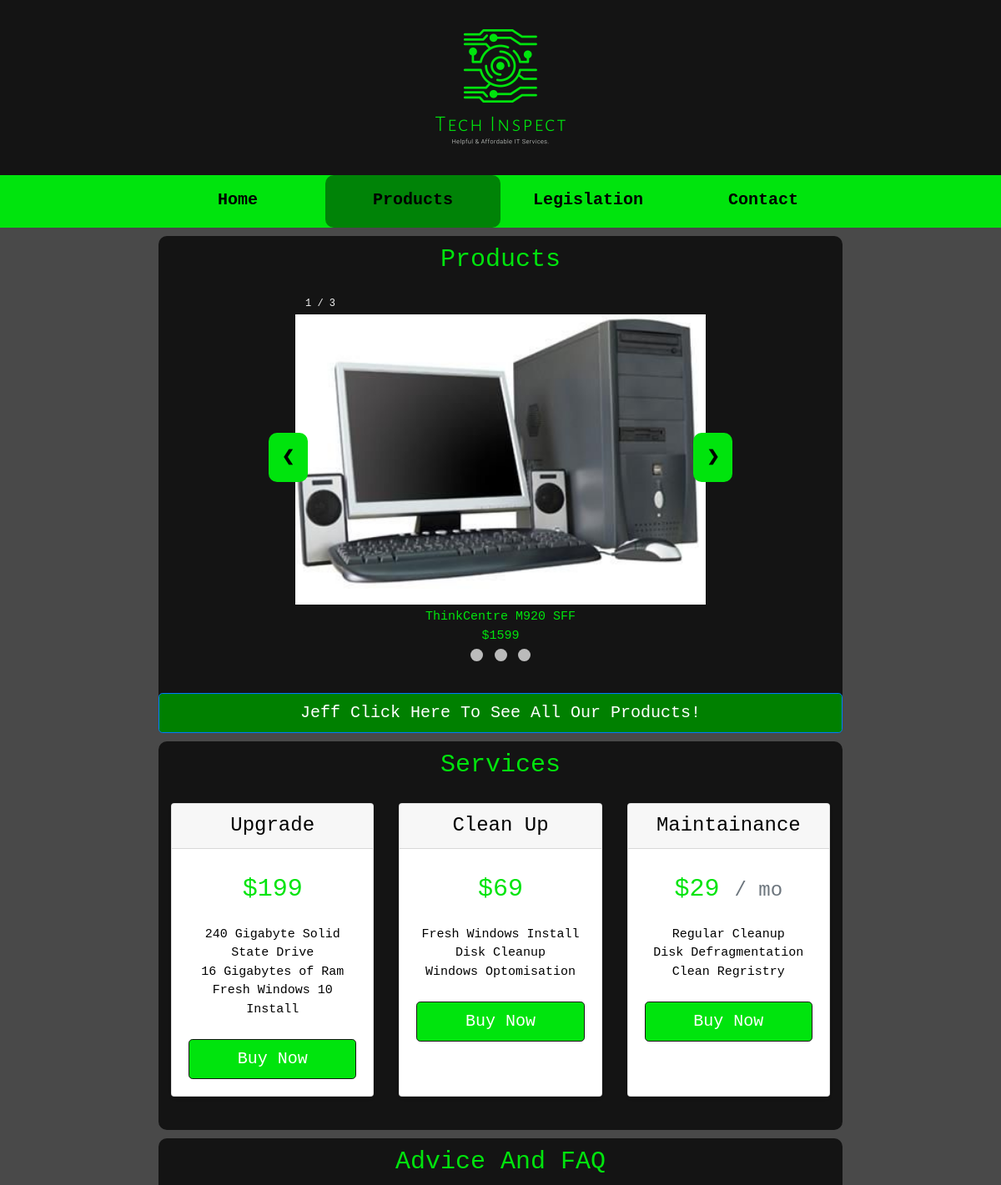
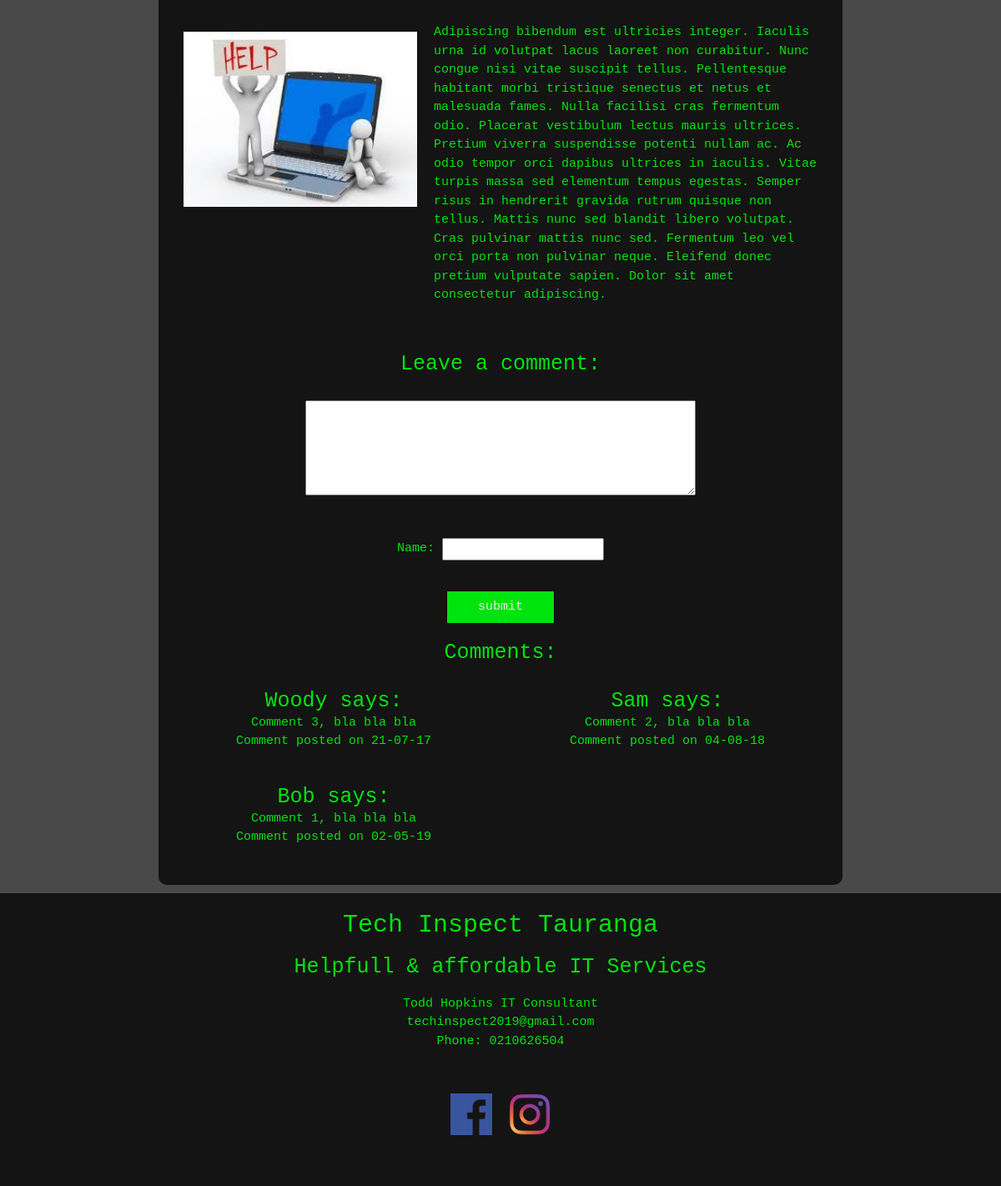
/pages/products, run on the app's committed database (2 pictures, top to bottom).
### tables this page shows
CREATE TABLE Content (
  IDN varchar(10) ,
  Properties TEXT,
  Something VARCHAR(20),
  PRIMARY KEY (IDN)
	
);

CREATE TABLE Images (
  Indx VARCHAR(10),
  Prop TEXT
	
);

create TABLE Comments (
  Indx int not null AUTO_INCREMENT,
  Prop TEXT,
  FName varchar(30),
  TDate varchar (15),
  Approval int (15),
  PRIMARY KEY (Indx)
	
);

### app/controllers/Pages.php (called while the page is built, shortened)
<?php
    class Pages extends Controller {
      public function __construct() {
        $this->_page = $this->model('_content');
      }
      public function products(){
        $title = $this->_page->title();
        $paragraph = $this->_page->paragraph();
        $image = $this->_page->image();
        $comments = $this->_page->comments();
        $data = [
         'title' => $title,
         'paragraph' => $paragraph,
         'image' => $image,
         'comments' => $comments,
         'title2' => ""
       ];
        $this->view('pages/template_products', $data);
       }
    }

### app/libraries/Core.php (called while the page is built, shortened)
<?php
    class Core {
        protected $currentMethod = 'index';
        public function __construct() {
            $url = $this->getURL();
            if(file_exists('../app/controllers/' . ucwords($url[0]) . '.php')) {
                unset($url[0]);
            }
            $this->currentController = new $this->currentController;
            if(isset($url[1])) {
                if(method_exists($this->currentController, $url[1])) {
                    $this->currentMethod = $url[1];
                    unset($url[1]);
                }
            }
            $this->params = $url ? array_values($url) : [null];
            call_user_func_array([$this->currentController, $this->currentMethod], $this->params);
        }
        public function getURL() {
            if(isset($_GET['url'])) {
                $url = rtrim($_GET['url'], '/');
                $url = filter_var($url, FILTER_SANITIZE_URL);
                $url = explode('/', $url);
                return $url;
            }
        }
    }
?>

### public/index.php (called while the page is built, shortened)
<?php
    $init = new Core();
?>

### app/libraries/Database.php (called while the page is built, shortened)
<?php
    class Database {
        private $host = DBHOST;
        private $user = DBUSER;
        private $pass = DBPASS;
        private $dbname = DBNAME;
        private $dbh;
        private $stmt;
        public function __construct() {
            $dsn = "mysql:host=".$this->host.";dbname=".$this->dbname;
            $options = [
                PDO::ATTR_PERSISTENT => true,
                PDO::ATTR_ERRMODE => PDO::ERRMODE_EXCEPTION
            ];
            try {
                $this->dbh = new PDO($dsn, $this->user, $this->pass, $options);
            } catch (PDOException $e) {
                $this->error = $e->getMessage();
                echo $this->error;
            }
        }
        public function query($sql) {
            $this->stmt = $this->dbh->prepare($sql);
        }
        public function execute() {
            return $this->stmt->execute();
        }
        public function resultSet() {
            $this->execute();
            return  $this->stmt->fetchAll(PDO::FETCH_ASSOC);
        }
    }
?>

### app/models/_content.php (called while the page is built, shortened)
<?php
class _content{
    private $db;
    public function __construct() {
        $this->db = new Database;
    }
    public function title() {
        $this->db->query('SELECT * FROM Content ');
        return $this->db->resultSet();
    }
    public function paragraph() {
        $this->db->query('SELECT * FROM Content ');
        return $this->db->resultSet();
    }
    public function image(){
        $this->db->query('SELECT * FROM Images');
        return $this->db->resultSet();
    }
    public function comments(){
        $this->db->query('SELECT * FROM Comments WHERE Approval = 1 ORDER BY TDate desc');
        return $this->db->resultSet();
    }
}

### app/views/pages/template_products.php (the view, shortened to what this page needs)
<?php include(APPROOT . "/views/includes/header.php"); ?>
<section>
        <div class="container1">
            <div class="content3">
                <div class="box1">
                    <h1><?php echo $data['title'][10]['Properties']; ?></h1>
                    <div class="slideshow-container1">
                        <div class="mySlides1 fade1">
                            <div class="numbertext1">1 / 3</div>
                            <a href="<?php echo URLROOT . '/Pages/singleProduct/8'?>"> <img src="<?php echo $data['image'][3]['Prop']; ?>" style="width:100%"></a>
                            <div class="text1"><?php echo $data['title'][11]['Properties']; ?></div>
                        </div>
                        <a class="prev1" onclick="plusSlides(-1)">&#10094;</a>
                        <a class="next1" onclick="plusSlides(1)">&#10095;</a>
                    </div>
                    <br>
                    <div style="text-align:center">
                        <span class="dot1" onclick="currentSlide(1)"></span>
                        <span class="dot1" onclick="currentSlide(2)"></span>
                        <span class="dot1" onclick="currentSlide(3)"></span>
                    </div>
                    <form action="<?php echo URLROOT . 'pages/productlist/'; ?>">
                    <button type="submit"  style="background-color:green;" class="btn btn-lg btn-block btn-primary">Jeff Click Here To See All Our Products! </button>
                    </form>
                  </div>
                <div class="box2">
                    <h1>Services</h1>
                    <div class="container">
                    <div class="card-deck mb-3 text-center">
                              <div class="card mb-4 shadow-sm">
                                <div class="card-header">
                                  <h4 class="my-0 font-weight-normal"><?php echo $data['title'][4]['Properties']; ?></h4>
                                </div>
                                <div class="card-body">
                                  <h1 class="card-title pricing-card-title">$199<small class="text-muted"></small></h1>
                                  <ul class="list-unstyled mt-3 mb-4">
                                    <li><?php echo $data['title'][7]['Properties']; ?></li>
                                  </ul>
                                  <button type="button" class="btn btn-lg btn-block btn-primary">Buy Now</button>
                                </div>
                              </div>
                              <div class="card mb-4 shadow-sm">
                                <div class="card-header">
                                  <h4 class="my-0 font-weight-normal"><?php echo $data['title'][5]['Properties']; ?></h4>
                                </div>
                                <div class="card-body">
                                  <h1 class="card-title pricing-card-title">$69 <small class="text-muted"></small></h1>
                                  <ul class="list-unstyled mt-3 mb-4">
                                    <li><?php echo $data['title'][8]['Properties']; ?></li>
                                  </ul>
                                  <button type="button" class="btn btn-lg btn-block btn-primary">Buy Now</button>
                                </div>
                              </div>
                              <div class="card mb-4 shadow-sm">
                                <div class="card-header">
                                  <h4 class="my-0 font-weight-normal"><?php echo $data['title'][12]['Properties']; ?></h4>
                                </div>
                                <div class="card-body">
                                  <h1 class="card-title pricing-card-title">$29 <small class="text-muted">/ mo</small></h1>
                                  <ul class="list-unstyled mt-3 mb-4">
                                    <li><?php echo $data['title'][9]['Properties']; ?></li>
                                  </ul>
                                  <button type="button" class="btn btn-lg btn-block btn-primary">Buy Now</button>
                                </div>
                              </div>
                            </div>
                          </div>
                </div>
                <div class="box3">
                    <h1><?php echo $data['title'][18]['Properties'];  ?></h1>
                    <div class="para1">
                            <img src="<?php echo $data['image'][2]['Prop']; ?>"  alt="help">
                        <p><?php echo $data['paragraph'][19]['Properties']; ?></p>
                    </div>
                    <div id="center">
                    <h2><?php echo $data['title'][20]['Properties']; ?></h2>
                    <form name="form3" class="form2" action="<?php echo URLROOT . 'pages/processFrom/'; ?>" onsubmit="return validation3()" method="POST" >
                    <div><textarea name="Prop" id="Prop" cols="50vw" rows="5"></textarea></div>
                   <br> <p>Name: <input type="text" name="FName" id="FName"></p>
                    <input type="submit" class="button2" value="submit"> <br>
                    <h2>Comments:</h2>
                    <div style="display: grid;
  grid-template-columns: 1fr 1fr  ; grid-gap:20px; padding-left:20px; padding-right:20px;">
                    <?php
                      $output = "";
                      foreach($data['comments'] as $item) {
                      $output .= "<div style='padding-bottom:20px; '><h2 style='padding:0; margin:0;'>";
                      $output .= $item['FName'];
                      $output .= " says:</h2>";
                      $output .= "<p style='padding:0; margin:0;'>";
                      $output .= $item['Prop'];
                      $output .= " <br>Comment posted on ";
                      $output .= $item['TDate'];
                      $output .= "</p>";
                      $output .= "</h2></div>";
                    }
                    echo $output;
                ?></div>
                    </form>
                    </div>
                </div>
            </div>
        </div>
    </section>
<?php include(APPROOT . "/views/includes/footer.php"); ?>

### app/libraries/Controller.php (shortened to what this page needs)
<?php
    class Controller {
        public function model($model) {
            if(file_exists('../app/models/' . $model . '.php')) {
                return new $model();
            } else {
                die('Model does not exists');
            }
        }
        public function view($view, $data = []) {
            if(file_exists('../app/views/' . $view . '.php')) {
                require_once '../app/views/' . $view . '.php';
            } else {
                die('View does not exists');
            }
        }
    }
?>

### app/views/includes/header.php (shortened to what this page needs)
<!DOCTYPE html>
<html lang="en">
<head>
    <link rel="stylesheet" href="https://stackpath.bootstrapcdn.com/bootstrap/4.1.3/css/bootstrap.min.css">
    <link rel="stylesheet" href="/css/style2.css" type="text/css" />
</head>
<body>
<header>
    <div class="branding">
        <img id="banner" src="/images/banner.png" alt="banner">
    </div>
    <nav>  <ul>
        <li class="current" id="1" ><a href='/pages/index'>Home</a></li>
        <li id="2"><a href='/pages/products'>Products</a> </li>
        <li id="3"><a href='/pages/legislation'>Legislation</a> </li>
        <li id="4"><a href='/pages/contact'>Contact</a> </li>
    </ul>
    </nav>
</header>

### app/views/includes/footer.php (shortened to what this page needs)
<footer>
        <div class="FooterInfo">
            <h1 class=footbox1>Tech Inspect Tauranga </h1>
            <h2 class=footbox2>Helpfull & affordable IT Services</h2>
            <p class=footbox3>Todd Hopkins IT Consultant<br>techinspect2019@gmail.com<br>Phone: 0210626504</p>
            <p> <a href="www.facebook.com/savyit"><img class="icons" src="/images/fbk.png"alt="Facebook"></a> <a href=""><img class="icons" src="/images/igm.png"alt="Instagram"></a> </p>
        </div>
</footer>
</body>

### public/css/style2.css (style rules this page uses)
* { padding:0; margin:0; }
:root { --MainContainerWidth: 70%; --BoxColour:#141414; --TechGreen: #00e40d; --TechBlack:#141414; }
body { font-family: 'Courier New', Courier, monospace; font-size: 15px; line-height: 1.5; padding: 0; margin: 0 ; }
#banner { width: var(--MainContainerWidth); }
header { text-align: center; background-color: var(--TechBlack); }
nav { background-color:var(--TechGreen); text-align: center; }
nav ul li { display: inline; padding-bottom: 18px; padding-top: 15px ; }
nav ul { display: grid; grid-template-columns: 1fr 1fr 1fr 1fr ; width:var(--MainContainerWidth); margin:0 auto; }
nav a { color: black ; font-size: 20px; font-weight:bold; }
nav .current { background-color:#008307; border-radius: 10px; }
h1 { font-size:30px; color: var(--TechGreen); text-align: center; padding:10px; font-weight: normal; }
h2 { font-size: 25px; color:var(--TechGreen); padding: 20px; }
p { color: var(--TechGreen); padding: 20px; }
.container1 { background-color: rgb(73, 73, 73); color: black; width:100%; }
.form2 { padding-bottom:25px; }
.form2 .button2 { background-color: var(--TechGreen); height:40px; color:#e8e8e8; border: #030303 1px solid; width:130px; }
.content3 { display:grid; grid-template-areas: 'box1' 'box2' 'box3'; grid-gap: 10px; width: var(--MainContainerWidth); margin:0 auto; padding-top:10px; padding-left:10px; padding-right:10px; }
.box1 { grid-area: box1; background-color:var(--BoxColour); border-radius: 10px; text-align: center; }
.box2 { grid-area: box2; background-color:var(--BoxColour); border-radius: 10px; }
.box3 { grid-area: box3; background-color:var(--BoxColour); border-radius: 10px; margin-bottom: 10px; }
.container { padding-top:10px }
.container .btn { background-color:var(--TechGreen); border-color: var(--TechBlack); }
#center { text-align: center; }
.para1 { display:grid ; grid-template-columns: 3fr 5fr; padding-left:10px; padding-right:10px; }
.para1 img { padding-top: 30px; width: 100%; padding-left:20px; }
footer { background-color: var(--TechBlack); color:var(--TechGreen); }
.FooterInfo { width:var(--MainContainerWidth); margin:0 auto; text-align: center; padding-top:20px; padding-bottom:20px; display:grid; grid-template-areas: "footbox1 " "footbox2 " "footbox3 " ; grid-gap: 10px; }
.footbox1 { text-align: center; grid-area: footbox1; font-weight: normal; padding:0; }
.footbox2 { text-align: center; grid-area: footbox2; font-weight: normal; padding:0; }
.footbox3 { text-align: center; grid-area: footbox3; font-weight: normal; padding:0; }
.icons { width:50px; margin:5px; }
* { box-sizing:border-box }
.slideshow-container1 { width: 60%; position: relative; margin: auto; padding-top:30px; padding-bottom: 10px; }
.mySlides1 { display: none; }
.prev1, .next1 { cursor: pointer; position: absolute; top: 50%; margin-top: -22px; padding: 16px; color: var(--TechBlack); font-weight: bold; font-size: 18px; transition: 0.6s ease; border-radius: 0 3px 3px 0; user-select: none; }
.next1 { left: 97%; border-radius: 3px 0 0 3px; background-color:var(--TechGreen); border-radius: 10px; }
.prev1 { right:97%; background-color:var(--TechGreen); border-radius: 10px; }
.text1 { color: var(--TechGreen); font-size: 15px; padding: 8px 12px; position: absolute; bottom: -47px; width: 100%; text-align: center; }
.numbertext1 { color: #f2f2f2; font-size: 12px; padding: 8px 12px; position: absolute; top: 0; }
.dot1 { cursor: pointer; height: 15px; width: 15px; margin: 0 2px; background-color: #bbb; border-radius: 50%; display: inline-block; transition: background-color 0.6s ease; margin-bottom: 30px; margin-top: 20px }

### data on the page
content: Properties "Products"
images: Prop (picture)
content: Properties "ThinkCentre M920 SFF $1599"
content: Properties "Upgrade"
content: Properties "240 Gigabyte Solid State Drive 16 Gigabytes of Ram Fresh Windows 10 Install"
content: Properties "Clean Up"
content: Properties "Fresh Windows Install Disk Cleanup Windows Optomisation"
content: Properties "Maintainance"
content: Properties "Regular Cleanup Disk Defragmentation Clean Regristry"
content: Properties "Advice And FAQ"
images: Prop (picture)
content: Properties "Adipiscing bibendum est ultricies integer. Iaculis urna id volutpat lacus laoreet non curabitur. Nunc congue nisi vitae suscipit tellus. Pellentesque habitant morbi tristique senectus et netus et malesuada fames. Nulla facilisi cras fermentum odio. Placerat vestibulum lectus mauris ultrices. Pretium viverra suspendisse potenti nullam ac. Ac odio tempor orci dapibus ultrices in iaculis. Vitae turpis massa sed elementum tempus egestas. Semper risus in hendrerit gravida rutrum quisque non tellus. Mattis nunc sed blandit libero volutpat. Cras pulvinar mattis nunc sed. Fermentum leo vel orci porta non pulvinar neque. Eleifend donec pretium vulputate sapien. Dolor sit amet consectetur adipiscing."
content: Properties "Leave a comment:"
comments: value "Woody Comment 3, bla bla bla 21-07-17"
comments: value "Sam Comment 2, bla bla bla 04-08-18"
comments: value "Bob Comment 1, bla bla bla 02-05-19"
